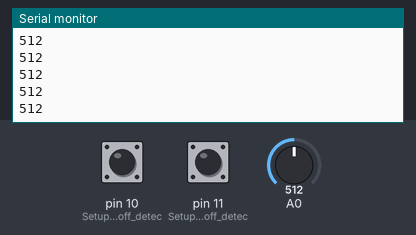
Recording of a sketch running on a simulated Arduino Uno, built with avr-gcc and run on an emulated ATmega328P. Shown: the last lines printed to the serial monitor. Inputs (shaded band) come from the test bench; at power-on: pin 10 (Setup_for_leads_off_detec) LOW, A0 = 512, pin 11 (Setup_for_leads_off_detec) LOW.

Above: at 1.2 s.
1.3 s: pin 10 (Setup_for_leads_off_detec) pulled HIGH for 0.15 s
2.9 s: A0 set to 716
At 4.0 s:
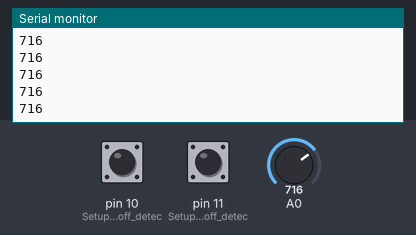
4.4 s: pin 11 (Setup_for_leads_off_detec) pulled HIGH for 0.15 s
6.0 s: A0 set to 900
At 6.7 s:
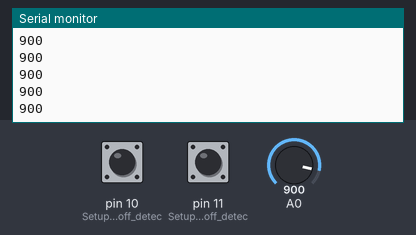
7.5 s: pin 10 (Setup_for_leads_off_detec) pulled HIGH for 0.15 s
9.1 s: pin 11 (Setup_for_leads_off_detec) pulled HIGH for 0.15 s
Timing chart, 0 to 11.7 s (numbered marks = the images above; inputs shaded):
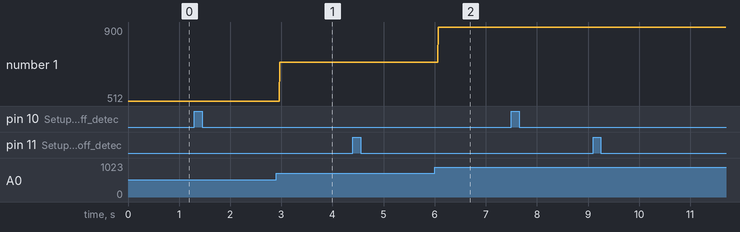

Measured:
- after the input at 2.9 s, the serial monitor: prints a new line after 0.07 s (image 1)
- after the input at 6.0 s, the serial monitor: prints a new line after 0.07 s (image 2)
- plotted number 1: 512 → 716 after the input at 2.9 s, 716 → 900 after the input at 6.0 s

The sketch:

final.ino
```cpp
#include<SoftwareSerial.h>

void setup() {
// initialize the serial communication:
Serial.begin(9600);
pinMode(10, INPUT); // Setup for leads off detection LO +
pinMode(11, INPUT); // Setup for leads off detection LO -

}

void loop() {

if((digitalRead(10) == 1)||(digitalRead(11) == 1)){
Serial.println('!');
}
else{
// send the value of analog input 0:
Serial.println(analogRead(A0));

//Wait for a bit to keep serial data from saturating
delay(1);
}

}
```
